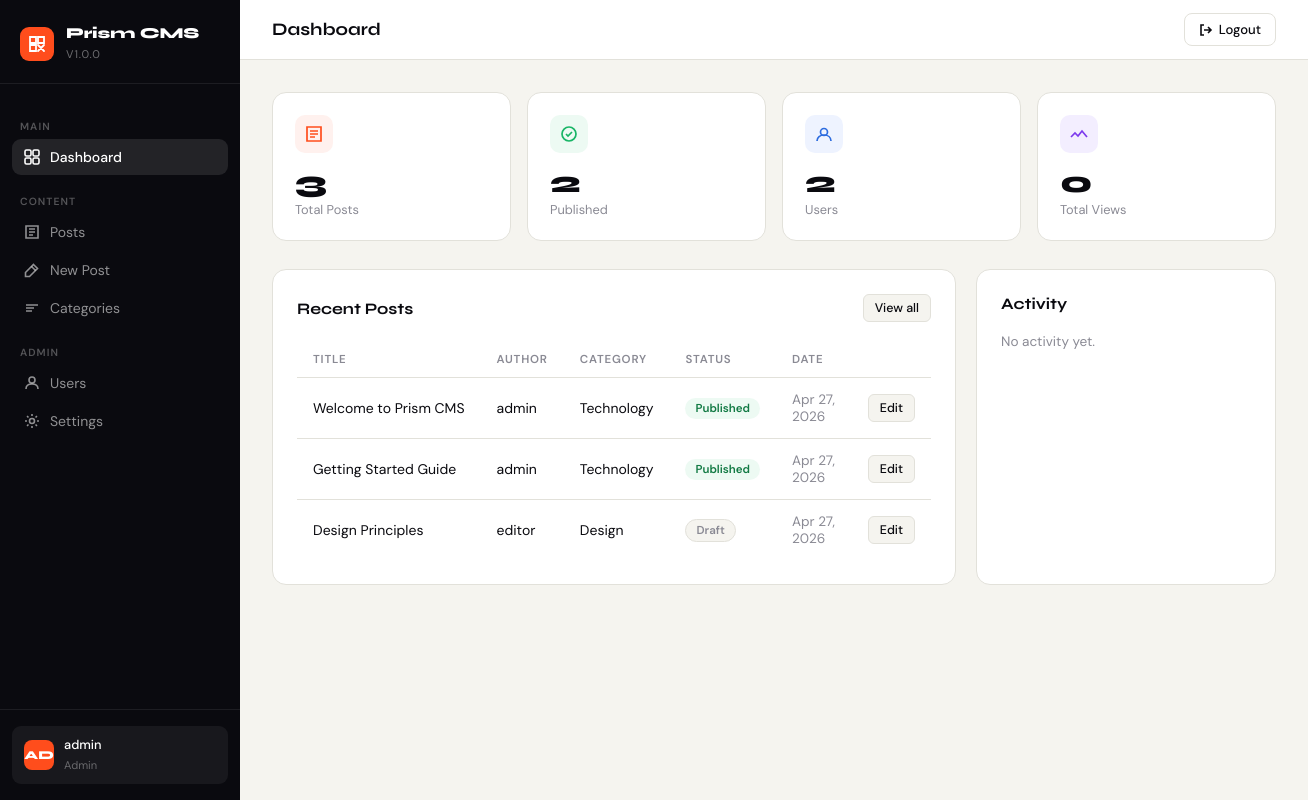
Page /public/dashboard.php (signed in) on the committed database.
### tables this page shows
CREATE TABLE IF NOT EXISTS users (
    id          INT AUTO_INCREMENT PRIMARY KEY,
    username    VARCHAR(50)  NOT NULL UNIQUE,
    email       VARCHAR(150) NOT NULL UNIQUE,
    password    VARCHAR(255) NOT NULL,
    role        ENUM('admin','editor','viewer') NOT NULL DEFAULT 'editor',
    avatar      VARCHAR(255) DEFAULT NULL,
    created_at  DATETIME DEFAULT CURRENT_TIMESTAMP,
    updated_at  DATETIME DEFAULT CURRENT_TIMESTAMP ON UPDATE CURRENT_TIMESTAMP
);

CREATE TABLE IF NOT EXISTS posts (
    id           INT AUTO_INCREMENT PRIMARY KEY,
    title        VARCHAR(255) NOT NULL,
    slug         VARCHAR(280) NOT NULL UNIQUE,
    excerpt      TEXT,
    body         LONGTEXT,
    status       ENUM('draft','published','archived') NOT NULL DEFAULT 'draft',
    featured     TINYINT(1) DEFAULT 0,
    category_id  INT DEFAULT NULL,
    author_id    INT NOT NULL,
    views        INT DEFAULT 0,
    created_at   DATETIME DEFAULT CURRENT_TIMESTAMP,
    updated_at   DATETIME DEFAULT CURRENT_TIMESTAMP ON UPDATE CURRENT_TIMESTAMP,
    FOREIGN KEY (category_id) REFERENCES categories(id) ON DELETE SET NULL,
    FOREIGN KEY (author_id)   REFERENCES users(id)      ON DELETE CASCADE
);

CREATE TABLE IF NOT EXISTS categories (
    id          INT AUTO_INCREMENT PRIMARY KEY,
    name        VARCHAR(100) NOT NULL,
    slug        VARCHAR(120) NOT NULL UNIQUE,
    description TEXT,
    created_at  DATETIME DEFAULT CURRENT_TIMESTAMP
);

### includes/config.php (called while the page is built, shortened)
<?php
function getDB(): PDO {
    static $pdo = null;
    if ($pdo === null) {
        $dsn = "mysql:host=" . DB_HOST . ";dbname=" . DB_NAME . ";charset=" . DB_CHARSET;
        $options = [
            PDO::ATTR_ERRMODE            => PDO::ERRMODE_EXCEPTION,
            PDO::ATTR_DEFAULT_FETCH_MODE => PDO::FETCH_ASSOC,
            PDO::ATTR_EMULATE_PREPARES   => false,
        ];
        try {
            $pdo = new PDO($dsn, DB_USER, DB_PASS, $options);
        } catch (PDOException $e) {
            die(json_encode(['error' => 'Database connection failed: ' . $e->getMessage()]));
        }
    }
    return $pdo;
}
function currentUser(): ?array {
    $pdo = getDB();
    $stmt = $pdo->prepare("SELECT id, username, email, role, created_at FROM users WHERE id = ?");
    $stmt->execute([$_SESSION['user_id']]);
    return $stmt->fetch() ?: null;
}
function e(string $str): string {
    return htmlspecialchars($str, ENT_QUOTES, 'UTF-8');
}

### public/dashboard.php (the view, shortened to what this page needs)
<?php
require_once __DIR__ . '/../includes/config.php';
$pageTitle = 'Dashboard';
$pdo = getDB();
$totalPosts      = $pdo->query("SELECT COUNT(*) FROM posts")->fetchColumn();
$publishedPosts  = $pdo->query("SELECT COUNT(*) FROM posts WHERE status='published'")->fetchColumn();
$totalUsers      = $pdo->query("SELECT COUNT(*) FROM users")->fetchColumn();
$totalViews      = $pdo->query("SELECT COALESCE(SUM(views),0) FROM posts")->fetchColumn();
$recentPosts = $pdo->query("
    SELECT p.*, u.username, c.name as cat_name
    FROM posts p
    LEFT JOIN users u ON u.id = p.author_id
    LEFT JOIN categories c ON c.id = p.category_id
    ORDER BY p.created_at DESC LIMIT 8
")->fetchAll();
$activity = $pdo->query("
    SELECT a.*, u.username
    FROM activity_log a
    LEFT JOIN users u ON u.id = a.user_id
    ORDER BY a.created_at DESC LIMIT 10
")->fetchAll();
require_once __DIR__ . '/../includes/header.php';
?>
<div class="stats-grid">
  <div class="stat-card">
    <div class="stat-icon orange">
      <svg viewBox="0 0 18 18" fill="none" stroke="currentColor" stroke-width="1.7"><path d="M2 2h14v14H2zM5 6h8M5 9h8M5 12h5"/></svg>
    </div>
    <div class="stat-value"><?= number_format($totalPosts) ?></div>
    <div class="stat-label">Total Posts</div>
  </div>
  <div class="stat-card">
    <div class="stat-icon green">
      <svg viewBox="0 0 18 18" fill="none" stroke="currentColor" stroke-width="1.7"><circle cx="9" cy="9" r="7"/><path d="M6 9l2 2 4-4"/></svg>
    </div>
    <div class="stat-value"><?= number_format($publishedPosts) ?></div>
    <div class="stat-label">Published</div>
  </div>
  <div class="stat-card">
    <div class="stat-icon blue">
      <svg viewBox="0 0 18 18" fill="none" stroke="currentColor" stroke-width="1.7"><circle cx="9" cy="7" r="3.5"/><path d="M2 16c0-3.866 3.134-6 7-6s7 2.134 7 6"/></svg>
    </div>
    <div class="stat-value"><?= number_format($totalUsers) ?></div>
    <div class="stat-label">Users</div>
  </div>
  <div class="stat-card">
    <div class="stat-icon purple">
      <svg viewBox="0 0 18 18" fill="none" stroke="currentColor" stroke-width="1.7"><path d="M1 12l4-4 3 3 4-5 5 6"/></svg>
    </div>
    <div class="stat-value"><?= number_format($totalViews) ?></div>
    <div class="stat-label">Total Views</div>
  </div>
</div>
<div style="display:grid;grid-template-columns:1fr 300px;gap:20px;">
  <div class="card">
    <div class="card-header">
      <h3>Recent Posts</h3>
      <a href="<?= APP_URL ?>/public/posts.php" class="btn btn-sm" style="background:var(--paper);color:var(--ink);border:1px solid var(--border);">View all</a>
    </div>
    <div class="table-wrap">
      <table>
        <thead>
          <tr>
            <th>Title</th>
            <th>Author</th>
            <th>Category</th>
            <th>Status</th>
            <th>Date</th>
            <th></th>
          </tr>
        </thead>
        <tbody>
          <?php foreach ($recentPosts as $post): ?>
          <tr>
            <td class="truncate"><?= e($post['title']) ?></td>
            <td><?= e($post['username']) ?></td>
            <td><?= $post['cat_name'] ? e($post['cat_name']) : '<span class="text-muted">—</span>' ?></td>
            <td><span class="badge <?= e($post['status']) ?>"><?= e($post['status']) ?></span></td>
            <td class="text-muted"><?= date('M j, Y', strtotime($post['created_at'])) ?></td>
            <td>
              <a href="<?= APP_URL ?>/public/post_edit.php?id=<?= $post['id'] ?>" class="btn btn-sm" style="background:var(--paper);color:var(--ink);border:1px solid var(--border);">Edit</a>
            </td>
          </tr>
          <?php endforeach; ?>
        </tbody>
      </table>
    </div>
  </div>
  <div class="card">
    <div class="card-header">
      <h3>Activity</h3>
    </div>
    <?php if (empty($activity)): ?>
      <p class="text-muted">No activity yet.</p>
    <?php endif; ?>
  </div>
</div>
<?php require_once __DIR__ . '/../includes/footer.php'; ?>

### includes/header.php (shortened to what this page needs)
<?php
$user = currentUser();
$currentPage = basename($_SERVER['PHP_SELF'], '.php');
?>
<!DOCTYPE html>
<html lang="en">
<head>
</head>
<body>
<aside class="sidebar">
  <div class="sidebar-brand">
    <div class="sidebar-logo">
      <svg viewBox="0 0 18 18" fill="none"><path d="M2 2h6v6H2zM10 2h6v6h-6zM2 10h6v6H2zM10 10l6 6M16 10l-6 6" stroke="#fff" stroke-width="1.8" stroke-linecap="round"/></svg>
    </div>
    <div class="sidebar-brand-text">
      <h2><?= e(APP_NAME) ?></h2>
      <span>v<?= APP_VERSION ?></span>
    </div>
  </div>
  <nav class="sidebar-nav">
    <div class="nav-section">Main</div>
    <a href="<?= APP_URL ?>/public/dashboard.php" class="nav-item <?= $currentPage === 'dashboard' ? 'active' : '' ?>">
      <svg viewBox="0 0 16 16" fill="none" stroke="currentColor" stroke-width="1.6"><rect x="1" y="1" width="6" height="6" rx="1.5"/><rect x="9" y="1" width="6" height="6" rx="1.5"/><rect x="1" y="9" width="6" height="6" rx="1.5"/><rect x="9" y="9" width="6" height="6" rx="1.5"/></svg>
      Dashboard
    </a>
    <div class="nav-section">Content</div>
    <a href="<?= APP_URL ?>/public/posts.php" class="nav-item <?= $currentPage === 'posts' ? 'active' : '' ?>">
      <svg viewBox="0 0 16 16" fill="none" stroke="currentColor" stroke-width="1.6"><path d="M2 2h12v12H2zM5 5h6M5 8h6M5 11h4"/></svg>
      Posts
    </a>
    <a href="<?= APP_URL ?>/public/post_edit.php" class="nav-item <?= $currentPage === 'post_edit' ? 'active' : '' ?>">
      <svg viewBox="0 0 16 16" fill="none" stroke="currentColor" stroke-width="1.6"><path d="M9.5 2.5l4 4-8 8H1.5v-4l8-8z"/><path d="M7.5 4.5l4 4"/></svg>
      New Post
    </a>
    <a href="<?= APP_URL ?>/public/categories.php" class="nav-item <?= $currentPage === 'categories' ? 'active' : '' ?>">
      <svg viewBox="0 0 16 16" fill="none" stroke="currentColor" stroke-width="1.6"><path d="M2 5h12M2 8h8M2 11h6"/></svg>
      Categories
    </a>
    <?php if ($user && $user['role'] === 'admin'): ?>
    <div class="nav-section">Admin</div>
    <a href="<?= APP_URL ?>/public/users.php" class="nav-item <?= $currentPage === 'users' ? 'active' : '' ?>">
      <svg viewBox="0 0 16 16" fill="none" stroke="currentColor" stroke-width="1.6"><circle cx="8" cy="5" r="3"/><path d="M2 14c0-3.314 2.686-5 6-5s6 1.686 6 5"/></svg>
      Users
    </a>
    <a href="<?= APP_URL ?>/public/settings.php" class="nav-item <?= $currentPage === 'settings' ? 'active' : '' ?>">
      <svg viewBox="0 0 16 16" fill="none" stroke="currentColor" stroke-width="1.6"><circle cx="8" cy="8" r="2.5"/><path d="M8 1v2M8 13v2M1 8h2M13 8h2M3.05 3.05l1.41 1.41M11.54 11.54l1.41 1.41M3.05 12.95l1.41-1.41M11.54 4.46l1.41-1.41"/></svg>
      Settings
    </a>
    <?php endif; ?>
  </nav>
  <div class="sidebar-footer">
    <a href="<?= APP_URL ?>/public/logout.php" class="user-chip">
      <div class="user-avatar"><?= strtoupper(substr($user['username'], 0, 2)) ?></div>
      <div class="user-info">
        <strong><?= e($user['username']) ?></strong>
        <span><?= e($user['role']) ?></span>
      </div>
    </a>
  </div>
</aside>
<div class="main">
  <div class="topbar">
    <div class="topbar-left">
      <h1><?= isset($pageTitle) ? e($pageTitle) : e(APP_NAME) ?></h1>
    </div>
    <div class="topbar-actions">
      <a href="<?= APP_URL ?>/public/logout.php" class="topbar-btn outline">
        <svg viewBox="0 0 14 14" fill="none" stroke="currentColor" stroke-width="1.6"><path d="M5 2H2v10h3M9 4l3 3-3 3M12 7H5"/></svg>
        Logout
      </a>
    </div>
  </div>
  <div class="page-content">

### includes/footer.php
  </div>
</div>
</body>
</html>

### rows in the picture
users: username "AD", username "admin", role "Admin"
posts: title "Welcome to Prism CMS", author.username "admin", category.name "Technology", status "Published", created_at "Apr 27, 2026"
posts: title "Getting Started Guide", author.username "admin", category.name "Technology", status "Published", created_at "Apr 27, 2026"
posts: title "Design Principles", author.username "editor", category.name "Design", status "Draft", created_at "Apr 27, 2026"

### other values in the picture
APP_NAME "Prism CMS"
APP_VERSION "1.0.0"
$pageTitle "Dashboard"
$totalPosts "3"
$publishedPosts "2"
$totalUsers "2"
$totalViews "0"
